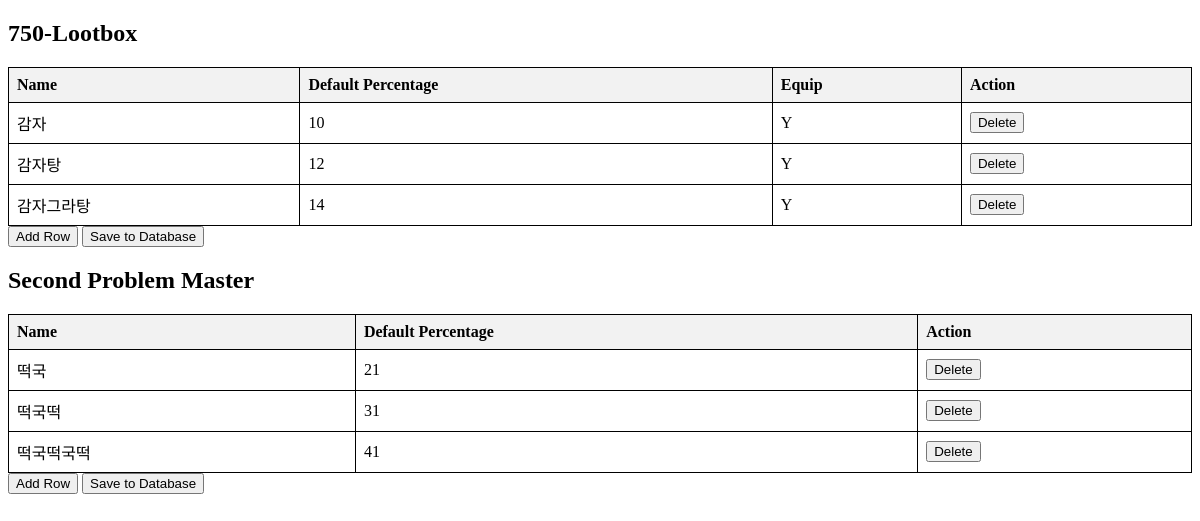
The page /prob_master on the database as committed earlier.
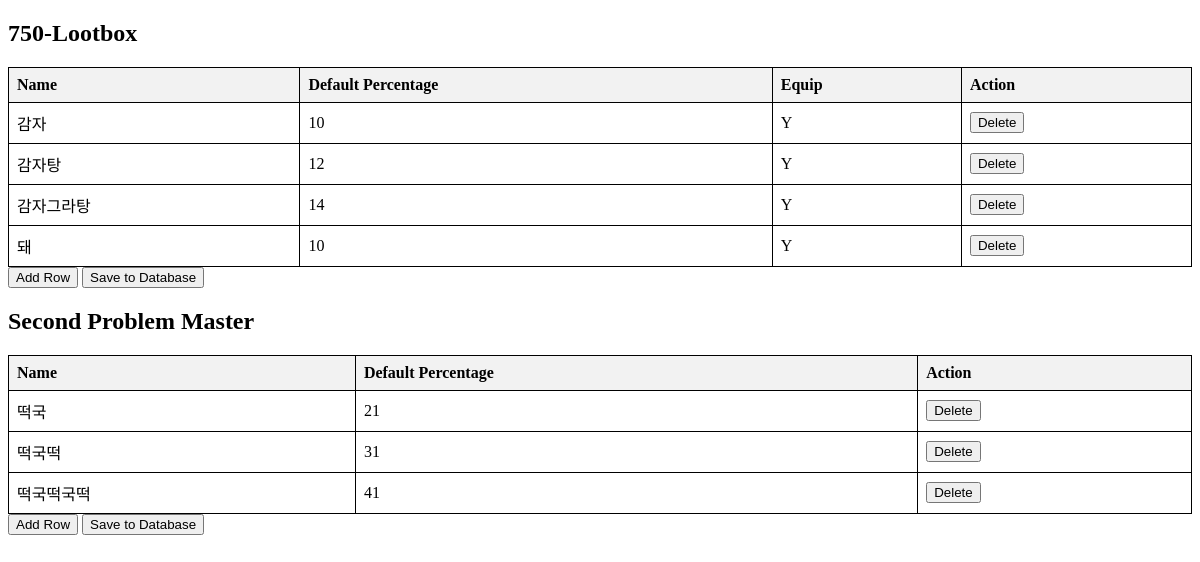
The same page on the database as committed later.
### tables this page shows
CREATE TABLE items (
                id INTEGER PRIMARY KEY,
                name TEXT,
                defaultPercentage INTEGER,
                equip BOOLEAN
            );

CREATE TABLE unequip (
                id INTEGER PRIMARY KEY,
                name TEXT,
                defaultPercentage INTEGER,
                equip BOOLEAN
            );

### website/views.py (the view, shortened to what this page needs)
@views.route('/prob_master', methods=['GET', 'POST'])
def prob_master():
    conn = sqlite3.connect('item.db')
    cursor = conn.cursor()
    cursor.execute("SELECT * FROM items")
    items = cursor.fetchall()
    cursor.execute("SELECT * FROM unequip")  # unequip 테이블 불러오기
    unequip = cursor.fetchall()
    conn.close()
    return render_template('prob_master.html', items=items, unequip=unequip)  # unequip를 템플릿에 전달

### website/templates/prob_master.html (shortened to what this page needs)
<!DOCTYPE html>
<html lang="en">
<head>
</head>
<body>
    <h2>750-Lootbox</h2>
<table id="problem-table">
    <thead>
        <tr>
            <th>Name</th>
            <th>Default Percentage</th>
            <th>Equip</th>
            <th>Action</th>
        </tr>
    </thead>
    <tbody>
        {% if items %}
            {% for item in items %}
                <tr>
                    <td contenteditable="true">{{ item[1] }}</td>
                    <td contenteditable="true">{{ item[2] }}</td>
                    <td contenteditable="true">{{ item[3] }}</td>
                    <td>
                        <button onclick="deleteRow(this.parentNode.parentNode)">Delete</button>
                    </td>
                </tr>
            {% endfor %}
        {% endif %}
    </tbody>
</table>
<button id="add-row-btn">Add Row</button>
<button id="save-btn">Save to Database</button>
<h2>Second Problem Master</h2>
<table id="second-problem-table">
    <thead>
        <tr>
            <th>Name</th>
            <th>Default Percentage</th>
            <th>Action</th>
        </tr>
    </thead>
    <tbody>
        {% if unequip %}
            {% for second_item in unequip %}
                <tr>
                    <td contenteditable="true">{{ second_item[1] }}</td>
                    <td contenteditable="true">{{ second_item[2] }}</td>
                    <td>
                        <button onclick="deleteSecondRow(this.parentNode.parentNode)">Delete</button>
                    </td>
                </tr>
            {% endfor %}
        {% endif %}
    </tbody>
</table>
<button id="add-second-row-btn">Add Row</button>
<button id="save-second-btn">Save to Database</button>
</body>
</html>

### website/templates/prob_master.html (style rules this page uses)
table { border-collapse: collapse; width: 100%; }
th, td { border: 1px solid black; padding: 8px; text-align: left; }
th { background-color: #f2f2f2; }

Rows that differ between the two databases and show on the page:
added items: name "돼", defaultPercentage "10", equip "Y"
